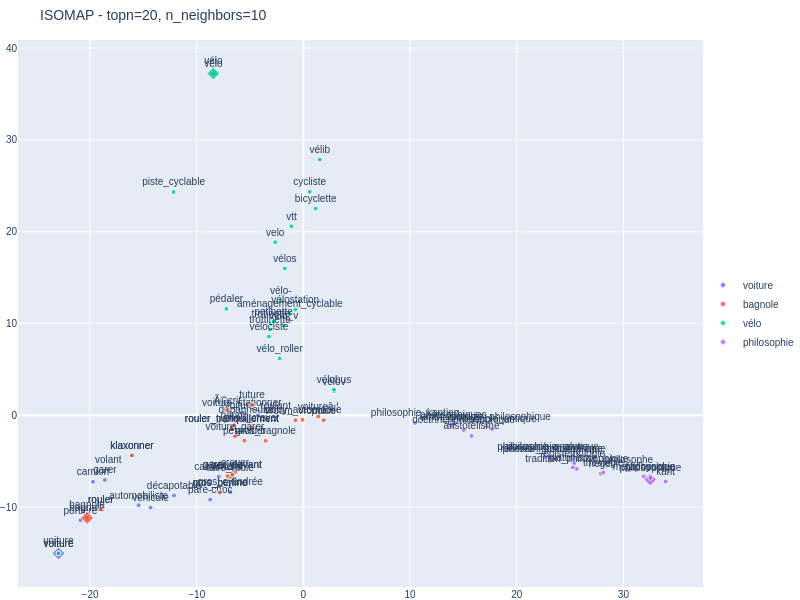
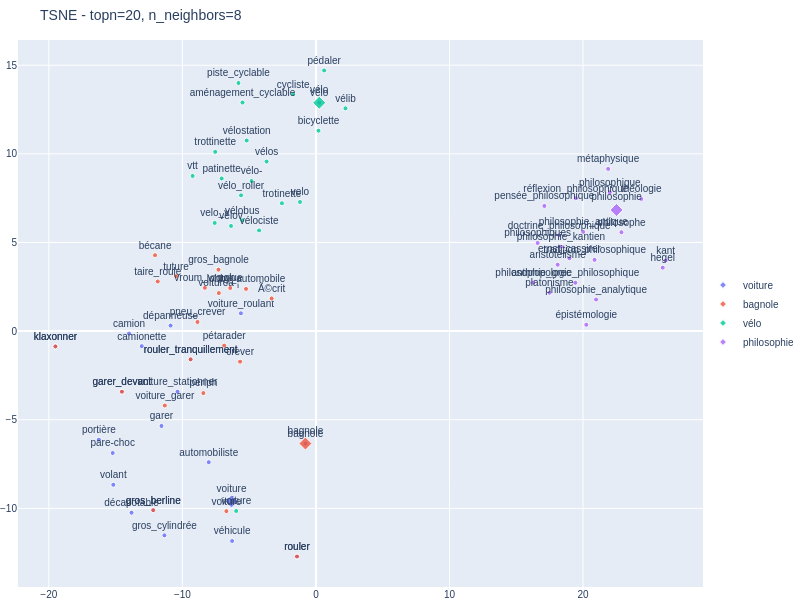
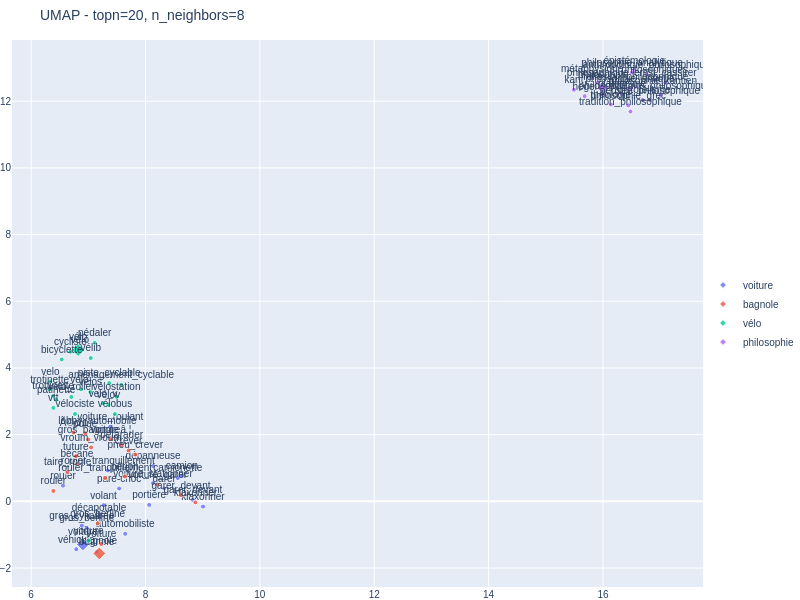

The code cell stored with these charts, in order, in its notebook:
### Markdown cell above
**Réponse 4a :** Le choix des mots respecte la consigne : voiture–bagnole = 0.62, voiture–vélo = 0.54, voiture–philosophie = −0.14.

- **PCA** : *philosophie* forme un groupe bien à part et *vélo* se détache assez nettement, mais les voisins de *voiture* et de *bagnole* sont mélangés. On voit donc trois groupes plutôt que quatre.
- **MDS métrique** : la séparation est encore moins bonne. Seul *philosophie* s'écarte, les voisins des trois mots liés au transport se superposent.

Les méthodes linéaires ne séparent donc pas clairement les quatre groupes. C'est attendu : *voiture* et *bagnole* ont des voisinages très proches (5 voisins en commun sur 20).

### Code cell
# Question 4b
# Meilleurs paramètres trouvés pour chaque méthode (après essais avec n_neighbors entre 3 et 50)
display_dimred_neighbors(model, word_list, n_components=2, topn=20, method='isomap', n_neighbors=10)
display_dimred_neighbors(model, word_list, n_components=2, topn=20, method='tsne', n_neighbors=8)
display_dimred_neighbors(model, word_list, n_components=2, topn=20, method='umap', n_neighbors=8)

### Figure 1 — Plotly figure (JSON) as saved in the notebook; plotly's stock layout.template omitted (floating-point values rounded to 4 significant figures)
{"data": [{"marker": {"color": "#636EFA", "opacity": 0.8, "size": [10, 5, 5, 5, 5, 5, 5, 5, 5, 5, 5, 5, 5, 5, 5, 5, 5, 5, 5, 5, 5], "symbol": ["diamond", "circle", "circle", "circle", "circle", "circle", "circle", "circle", "circle", "circle", "circle", "circle", "circle", "circle", "circle", "circle", "circle", "circle", "circle", "circle", "circle"]}, "mode": "markers+text", "name": "voiture", "text": ["voiture", "gros_berline", "bagnole", "rouler", "véhicule", "décapotable", "pare-choc", "portière", "garer", "camionette", "camion", "garer_devant", "automobiliste", "rouler_tranquillement", "volant", "vélo", "voiture_roulant", "klaxonner", "gros_cylindrée", "dépanneuse", "voiture_stationner"], "textfont": {"size": 10}, "textposition": "top center", "type": "scatter", "x": [-22.96, -7.824, -20.28, -18.99, -14.32, -12.12, -8.732, -20.9, -18.61, -7.939, -19.72, -6.663, -15.45, -6.708, -18.29, -8.436, -4.265, -16.08, -6.845, -5.372, -5.771], "y": [-15.04, -8.399, -11.18, -10.25, -10.05, -8.733, -9.173, -11.42, -7.04, -6.693, -7.249, -6.468, -9.793, -1.506, -5.903, 37.22, -0.009732, -4.375, -8.362, -0.5122, 0.2578]}, {"marker": {"color": "#EF553B", "opacity": 0.8, "size": [10, 5, 5, 5, 5, 5, 5, 5, 5, 5, 5, 5, 5, 5, 5, 5, 5, 5, 5, 5, 5], "symbol": ["diamond", "circle", "circle", "circle", "circle", "circle", "circle", "circle", "circle", "circle", "circle", "circle", "circle", "circle", "circle", "circle", "circle", "circle", "circle", "circle", "circle"]}, "mode": "markers+text", "name": "bagnole", "text": ["bagnole", "voiture", "rouler", "gros_bagnole", "taire_roule", "gros_berline", "lobby_automobile", "pétarader", "klaxonner", "voitureâ ¦", "périph", "Ã©crit", "crever", "rouler_tranquillement", "pneu_crever", "tuture", "voiture_garer", "bécane", "vroum_vroum", "polue", "garer_devant"], "textfont": {"size": 10}, "textposition": "top center", "type": "scatter", "x": [-20.28, -22.96, -18.99, -3.539, -6.86, -7.824, -0.0877, -5.525, -16.08, 1.393, -6.476, -7.125, -6.408, -6.708, -4.854, -4.815, -6.426, -7.118, -0.7482, 1.899, -6.663], "y": [-11.18, -15.04, -10.25, -2.782, -6.743, -8.399, -0.4831, -2.754, -4.375, -0.1257, -1.074, 0.5568, -6.198, -1.506, -1.323, 1.12, -2.296, -6.617, -0.5366, -0.543, -6.468]}, {"marker": {"color": "#00CC96", "opacity": 0.8, "size": [10, 5, 5, 5, 5, 5, 5, 5, 5, 5, 5, 5, 5, 5, 5, 5, 5, 5, 5, 5, 5], "symbol": ["diamond", "circle", "circle", "circle", "circle", "circle", "circle", "circle", "circle", "circle", "circle", "circle", "circle", "circle", "circle", "circle", "circle", "circle", "circle", "circle", "circle"]}, "mode": "markers+text", "name": "vélo", "text": ["vélo", "bicyclette", "cycliste", "pédaler", "vélib", "velo", "vélo-", "vélos", "vélostation", "velo_v", "trotinette", "trottinette", "vélo_roller", "voiture", "piste_cyclable", "vtt", "vélociste", "vélov", "aménagement_cyclable", "vélobus", "patinette"], "textfont": {"size": 10}, "textposition": "top center", "type": "scatter", "x": [-8.436, 1.153, 0.5966, -7.213, 1.537, -2.637, -2.114, -1.739, -0.7611, -1.847, -3.039, -3.121, -2.225, -22.96, -12.17, -1.115, -3.226, 2.87, -1.267, 2.866, -2.793], "y": [37.22, 22.52, 24.36, 11.6, 27.86, 18.85, 12.48, 16.0, 11.51, 9.778, 9.998, 9.348, 6.197, -15.04, 24.31, 20.59, 8.58, 2.631, 11.07, 2.81, 10.19]}, {"marker": {"color": "#AB63FA", "opacity": 0.8, "size": [10, 5, 5, 5, 5, 5, 5, 5, 5, 5, 5, 5, 5, 5, 5, 5, 5, 5, 5, 5, 5], "symbol": ["diamond", "circle", "circle", "circle", "circle", "circle", "circle", "circle", "circle", "circle", "circle", "circle", "circle", "circle", "circle", "circle", "circle", "circle", "circle", "circle", "circle"]}, "mode": "markers+text", "name": "philosophie", "text": ["philosophie", "philosophique", "philosophe", "philosophie_antique", "tradition_philosophique", "réflexion_philosophique", "métaphysique", "hegel", "kant", "épistémologie", "théologie", "philosophiques", "philosophie_kantien", "philosophie_analytique", "aristotélisme", "pensée_philosophique", "platonisme", "doctrine_philosophique", "anthropologie_philosophique", "ernst_cassirer", "philosophie_grec"], "textfont": {"size": 10}, "textposition": "top center", "type": "scatter", "x": [32.52, 32.53, 30.52, 17.68, 25.63, 23.41, 31.91, 27.88, 33.96, 25.39, 28.12, 14.05, 10.47, 22.94, 15.76, 23.37, 25.26, 15.02, 17.21, 13.9, 22.59], "y": [-6.983, -6.819, -5.97, -1.503, -5.854, -4.718, -6.655, -6.355, -7.213, -5.226, -6.223, -0.9748, -0.8266, -4.522, -2.238, -4.767, -5.675, -1.609, -1.229, -1.231, -4.543]}], "layout": {"font": {"family": "Arial", "size": 10}, "height": 600, "legend": {"x": 1, "y": 0.5}, "margin": {"b": 0, "l": 0, "r": 0, "t": 40}, "showlegend": true, "title": {"text": "ISOMAP - topn=20, n_neighbors=10"}, "width": 800}}

### Figure 2 — Plotly figure (JSON) as saved in the notebook; plotly's stock layout.template omitted (floating-point values rounded to 4 significant figures)
{"data": [{"marker": {"color": "#636EFA", "opacity": 0.8, "size": [10, 5, 5, 5, 5, 5, 5, 5, 5, 5, 5, 5, 5, 5, 5, 5, 5, 5, 5, 5, 5], "symbol": ["diamond", "circle", "circle", "circle", "circle", "circle", "circle", "circle", "circle", "circle", "circle", "circle", "circle", "circle", "circle", "circle", "circle", "circle", "circle", "circle", "circle"]}, "mode": "markers+text", "name": "voiture", "text": ["voiture", "gros_berline", "bagnole", "rouler", "véhicule", "décapotable", "pare-choc", "portière", "garer", "camionette", "camion", "garer_devant", "automobiliste", "rouler_tranquillement", "volant", "vélo", "voiture_roulant", "klaxonner", "gros_cylindrée", "dépanneuse", "voiture_stationner"], "textfont": {"size": 10}, "textposition": "top center", "type": "scatter", "x": [-6.323, -12.18, -0.7877, -1.418, -6.276, -13.81, -15.22, -16.26, -11.57, -13.04, -14.0, -14.53, -8.027, -9.383, -15.17, 0.2488, -5.618, -19.51, -11.35, -10.88, -10.36], "y": [-9.607, -10.1, -6.343, -12.72, -11.84, -10.24, -6.876, -6.122, -5.351, -0.8491, -0.1385, -3.418, -7.395, -1.594, -8.668, 12.88, 1.004, -0.8645, -11.52, 0.3112, -3.421]}, {"marker": {"color": "#EF553B", "opacity": 0.8, "size": [10, 5, 5, 5, 5, 5, 5, 5, 5, 5, 5, 5, 5, 5, 5, 5, 5, 5, 5, 5, 5], "symbol": ["diamond", "circle", "circle", "circle", "circle", "circle", "circle", "circle", "circle", "circle", "circle", "circle", "circle", "circle", "circle", "circle", "circle", "circle", "circle", "circle", "circle"]}, "mode": "markers+text", "name": "bagnole", "text": ["bagnole", "voiture", "rouler", "gros_bagnole", "taire_roule", "gros_berline", "lobby_automobile", "pétarader", "klaxonner", "voitureâ ¦", "périph", "Ã©crit", "crever", "rouler_tranquillement", "pneu_crever", "tuture", "voiture_garer", "bécane", "vroum_vroum", "polue", "garer_devant"], "textfont": {"size": 10}, "textposition": "top center", "type": "scatter", "x": [-0.7877, -6.705, -1.418, -7.298, -11.84, -12.18, -5.234, -6.87, -19.51, -7.271, -8.429, -3.317, -5.679, -9.381, -8.867, -10.47, -11.31, -12.05, -8.315, -6.416, -14.53], "y": [-6.343, -10.16, -12.72, 3.467, 2.8, -10.1, 2.38, -0.8176, -0.8642, 2.145, -3.499, 1.842, -1.722, -1.594, 0.5153, 3.096, -4.199, 4.284, 2.441, 2.432, -3.418]}, {"marker": {"color": "#00CC96", "opacity": 0.8, "size": [10, 5, 5, 5, 5, 5, 5, 5, 5, 5, 5, 5, 5, 5, 5, 5, 5, 5, 5, 5, 5], "symbol": ["diamond", "circle", "circle", "circle", "circle", "circle", "circle", "circle", "circle", "circle", "circle", "circle", "circle", "circle", "circle", "circle", "circle", "circle", "circle", "circle", "circle"]}, "mode": "markers+text", "name": "vélo", "text": ["vélo", "bicyclette", "cycliste", "pédaler", "vélib", "velo", "vélo-", "vélos", "vélostation", "velo_v", "trotinette", "trottinette", "vélo_roller", "voiture", "piste_cyclable", "vtt", "vélociste", "vélov", "aménagement_cyclable", "vélobus", "patinette"], "textfont": {"size": 10}, "textposition": "top center", "type": "scatter", "x": [0.2489, 0.1934, -1.7, 0.6165, 2.213, -1.192, -4.82, -3.695, -5.185, -7.58, -2.546, -7.541, -5.606, -5.971, -5.799, -9.234, -4.256, -6.357, -5.499, -5.519, -7.057], "y": [12.88, 11.31, 13.36, 14.7, 12.57, 7.284, 8.464, 9.565, 10.75, 6.102, 7.212, 10.11, 7.658, -10.15, 14.0, 8.754, 5.68, 5.931, 12.89, 6.248, 8.61]}, {"marker": {"color": "#AB63FA", "opacity": 0.8, "size": [10, 5, 5, 5, 5, 5, 5, 5, 5, 5, 5, 5, 5, 5, 5, 5, 5, 5, 5, 5, 5], "symbol": ["diamond", "circle", "circle", "circle", "circle", "circle", "circle", "circle", "circle", "circle", "circle", "circle", "circle", "circle", "circle", "circle", "circle", "circle", "circle", "circle", "circle"]}, "mode": "markers+text", "name": "philosophie", "text": ["philosophie", "philosophique", "philosophe", "philosophie_antique", "tradition_philosophique", "réflexion_philosophique", "métaphysique", "hegel", "kant", "épistémologie", "théologie", "philosophiques", "philosophie_kantien", "philosophie_analytique", "aristotélisme", "pensée_philosophique", "platonisme", "doctrine_philosophique", "anthropologie_philosophique", "ernst_cassirer", "philosophie_grec"], "textfont": {"size": 10}, "textposition": "top center", "type": "scatter", "x": [22.51, 22.01, 22.88, 20.02, 20.87, 19.47, 21.88, 25.97, 26.19, 20.25, 24.36, 16.6, 18.35, 20.98, 18.1, 17.11, 17.49, 18.22, 19.43, 18.98, 16.27], "y": [6.835, 7.829, 5.577, 5.597, 4.022, 7.49, 9.151, 3.578, 3.987, 0.359, 7.459, 4.971, 4.766, 1.781, 3.745, 7.061, 2.163, 5.405, 2.728, 4.106, 2.738]}], "layout": {"font": {"family": "Arial", "size": 10}, "height": 600, "legend": {"x": 1, "y": 0.5}, "margin": {"b": 0, "l": 0, "r": 0, "t": 40}, "showlegend": true, "title": {"text": "TSNE - topn=20, n_neighbors=8"}, "width": 800}}

### Figure 3 — Plotly figure (JSON) as saved in the notebook; plotly's stock layout.template omitted (floating-point values rounded to 4 significant figures)
{"data": [{"marker": {"color": "#636EFA", "opacity": 0.8, "size": [10, 5, 5, 5, 5, 5, 5, 5, 5, 5, 5, 5, 5, 5, 5, 5, 5, 5, 5, 5, 5], "symbol": ["diamond", "circle", "circle", "circle", "circle", "circle", "circle", "circle", "circle", "circle", "circle", "circle", "circle", "circle", "circle", "circle", "circle", "circle", "circle", "circle", "circle"]}, "mode": "markers+text", "name": "voiture", "text": ["voiture", "gros_berline", "bagnole", "rouler", "véhicule", "décapotable", "pare-choc", "portière", "garer", "camionette", "camion", "garer_devant", "automobiliste", "rouler_tranquillement", "volant", "vélo", "voiture_roulant", "klaxonner", "gros_cylindrée", "dépanneuse", "voiture_stationner"], "textfont": {"size": 10}, "textposition": "top center", "type": "scatter", "x": [6.906, 6.972, 7.144, 6.558, 6.79, 7.187, 7.539, 8.065, 8.327, 8.565, 8.635, 8.829, 7.645, 7.341, 7.266, 6.853, 7.384, 9.006, 6.886, 8.134, 8.131], "y": [-1.291, -0.7979, -1.503, 0.4715, -1.435, -0.4809, 0.3842, -0.1056, 0.3876, 0.6988, 0.7678, 0.04251, -0.9731, 0.9266, -0.1153, 4.555, 2.24, -0.1572, -0.7275, 1.063, 0.5465]}, {"marker": {"color": "#EF553B", "opacity": 0.8, "size": [10, 5, 5, 5, 5, 5, 5, 5, 5, 5, 5, 5, 5, 5, 5, 5, 5, 5, 5, 5, 5], "symbol": ["diamond", "circle", "circle", "circle", "circle", "circle", "circle", "circle", "circle", "circle", "circle", "circle", "circle", "circle", "circle", "circle", "circle", "circle", "circle", "circle", "circle"]}, "mode": "markers+text", "name": "bagnole", "text": ["bagnole", "voiture", "rouler", "gros_bagnole", "taire_roule", "gros_berline", "lobby_automobile", "pétarader", "klaxonner", "voitureâ ¦", "périph", "Ã©crit", "crever", "rouler_tranquillement", "pneu_crever", "tuture", "voiture_garer", "bécane", "vroum_vroum", "polue", "garer_devant"], "textfont": {"size": 10}, "textposition": "top center", "type": "scatter", "x": [7.192, 7.228, 6.389, 6.997, 6.638, 7.163, 7.16, 7.583, 8.873, 7.394, 7.64, 6.742, 7.703, 7.294, 7.822, 6.783, 8.211, 6.801, 7.049, 6.945, 8.622], "y": [-1.561, -1.279, 0.3126, 1.855, 0.8784, -0.6626, 2.109, 1.687, -0.03091, 1.863, 0.7477, 2.062, 1.527, 0.6987, 1.404, 1.356, 0.5026, 1.119, 1.616, 2.039, 0.1867]}, {"marker": {"color": "#00CC96", "opacity": 0.8, "size": [10, 5, 5, 5, 5, 5, 5, 5, 5, 5, 5, 5, 5, 5, 5, 5, 5, 5, 5, 5, 5], "symbol": ["diamond", "circle", "circle", "circle", "circle", "circle", "circle", "circle", "circle", "circle", "circle", "circle", "circle", "circle", "circle", "circle", "circle", "circle", "circle", "circle", "circle"]}, "mode": "markers+text", "name": "vélo", "text": ["vélo", "bicyclette", "cycliste", "pédaler", "vélib", "velo", "vélo-", "vélos", "vélostation", "velo_v", "trotinette", "trottinette", "vélo_roller", "voiture", "piste_cyclable", "vtt", "vélociste", "vélov", "aménagement_cyclable", "vélobus", "patinette"], "textfont": {"size": 10}, "textposition": "top center", "type": "scatter", "x": [6.822, 6.536, 6.687, 7.112, 7.042, 6.335, 6.872, 7.037, 7.495, 7.259, 6.324, 6.386, 6.703, 7.004, 7.365, 6.389, 6.767, 7.353, 7.575, 7.465, 6.437], "y": [4.537, 4.256, 4.49, 4.753, 4.299, 3.597, 3.357, 3.279, 3.131, 2.941, 3.361, 3.162, 3.131, -1.18, 3.547, 2.804, 2.62, 2.895, 3.495, 2.619, 3.054]}, {"marker": {"color": "#AB63FA", "opacity": 0.8, "size": [10, 5, 5, 5, 5, 5, 5, 5, 5, 5, 5, 5, 5, 5, 5, 5, 5, 5, 5, 5, 5], "symbol": ["diamond", "circle", "circle", "circle", "circle", "circle", "circle", "circle", "circle", "circle", "circle", "circle", "circle", "circle", "circle", "circle", "circle", "circle", "circle", "circle", "circle"]}, "mode": "markers+text", "name": "philosophie", "text": ["philosophie", "philosophique", "philosophe", "philosophie_antique", "tradition_philosophique", "réflexion_philosophique", "métaphysique", "hegel", "kant", "épistémologie", "théologie", "philosophiques", "philosophie_kantien", "philosophie_analytique", "aristotélisme", "pensée_philosophique", "platonisme", "doctrine_philosophique", "anthropologie_philosophique", "ernst_cassirer", "philosophie_grec"], "textfont": {"size": 10}, "textposition": "top center", "type": "scatter", "x": [16.01, 15.91, 16.0, 16.47, 16.48, 16.57, 15.81, 15.68, 15.49, 16.55, 16.14, 16.9, 16.87, 16.51, 16.69, 16.82, 16.33, 17.0, 16.76, 17.09, 16.44], "y": [12.39, 12.55, 12.18, 12.37, 11.69, 12.44, 12.69, 12.15, 12.34, 12.92, 11.9, 12.64, 12.31, 12.86, 12.04, 12.03, 12.22, 12.18, 12.8, 12.55, 11.87]}], "layout": {"font": {"family": "Arial", "size": 10}, "height": 600, "legend": {"x": 1, "y": 0.5}, "margin": {"b": 0, "l": 0, "r": 0, "t": 40}, "showlegend": true, "title": {"text": "UMAP - topn=20, n_neighbors=8"}, "width": 800}}
